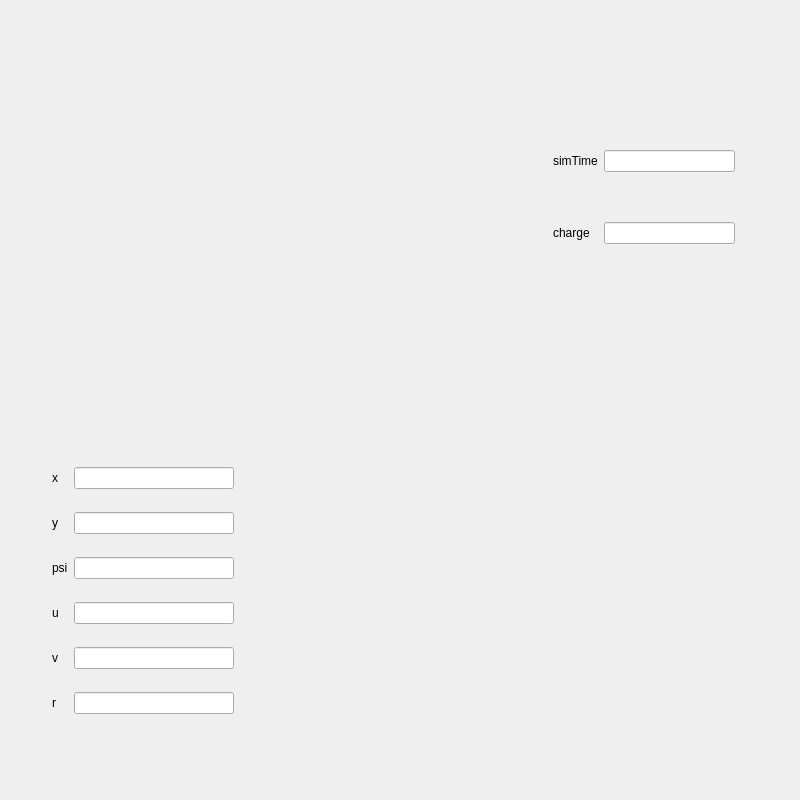
<?xml version="1.0" encoding="UTF-8"?>
<ui version="4.0">
 <class>SimWindow1</class>
 <widget class="QMainWindow" name="SimWindow1">
  <property name="geometry">
   <rect>
    <x>0</x>
    <y>0</y>
    <width>800</width>
    <height>800</height>
   </rect>
  </property>
  <property name="minimumSize">
   <size>
    <width>800</width>
    <height>800</height>
   </size>
  </property>
  <property name="maximumSize">
   <size>
    <width>800</width>
    <height>800</height>
   </size>
  </property>
  <property name="windowTitle">
   <string>MainWindow</string>
  </property>
  <widget class="QWidget" name="centralwidget">
   <property name="focusPolicy">
    <enum>Qt::NoFocus</enum>
   </property>
   <layout class="QGridLayout" name="gridLayout_6">
    <item row="0" column="0">
     <widget class="QWidget" name="widget" native="true">
      <layout class="QGridLayout" name="gridLayout_3">
       <item row="0" column="0">
        <widget class="QWidget" name="speed_widget" native="true">
         <property name="minimumSize">
          <size>
           <width>200</width>
           <height>200</height>
          </size>
         </property>
         <property name="maximumSize">
          <size>
           <width>200</width>
           <height>200</height>
          </size>
         </property>
         <layout class="QVBoxLayout" name="verticalLayout_2"/>
        </widget>
       </item>
       <item row="0" column="2">
        <widget class="QWidget" name="other_widget" native="true">
         <property name="minimumSize">
          <size>
           <width>200</width>
           <height>200</height>
          </size>
         </property>
         <property name="maximumSize">
          <size>
           <width>200</width>
           <height>200</height>
          </size>
         </property>
         <layout class="QGridLayout" name="gridLayout_2">
          <item row="0" column="0">
           <widget class="QLabel" name="simtime_lab">
            <property name="text">
             <string>simTime</string>
            </property>
           </widget>
          </item>
          <item row="0" column="1">
           <widget class="QLineEdit" name="simtime_lne"/>
          </item>
          <item row="1" column="0">
           <widget class="QLabel" name="charge_lab">
            <property name="text">
             <string>charge</string>
            </property>
           </widget>
          </item>
          <item row="1" column="1">
           <widget class="QLineEdit" name="charge_lne"/>
          </item>
         </layout>
        </widget>
       </item>
       <item row="0" column="1">
        <widget class="QWidget" name="heading_widget" native="true">
         <property name="minimumSize">
          <size>
           <width>200</width>
           <height>200</height>
          </size>
         </property>
         <property name="maximumSize">
          <size>
           <width>200</width>
           <height>200</height>
          </size>
         </property>
         <layout class="QVBoxLayout" name="verticalLayout_3"/>
        </widget>
       </item>
      </layout>
     </widget>
    </item>
    <item row="1" column="0">
     <widget class="QWidget" name="widget_2" native="true">
      <property name="minimumSize">
       <size>
        <width>800</width>
        <height>400</height>
       </size>
      </property>
      <property name="maximumSize">
       <size>
        <width>800</width>
        <height>400</height>
       </size>
      </property>
      <layout class="QGridLayout" name="gridLayout_5">
       <item row="0" column="0">
        <widget class="QWidget" name="state_widget" native="true">
         <property name="minimumSize">
          <size>
           <width>200</width>
           <height>300</height>
          </size>
         </property>
         <property name="maximumSize">
          <size>
           <width>200</width>
           <height>300</height>
          </size>
         </property>
         <layout class="QGridLayout" name="gridLayout">
          <item row="0" column="0">
           <widget class="QLabel" name="n_lab">
            <property name="text">
             <string>x</string>
            </property>
           </widget>
          </item>
          <item row="0" column="1">
           <widget class="QLineEdit" name="north_lne"/>
          </item>
          <item row="1" column="0">
           <widget class="QLabel" name="e_lab">
            <property name="text">
             <string>y</string>
            </property>
           </widget>
          </item>
          <item row="1" column="1">
           <widget class="QLineEdit" name="east_lne"/>
          </item>
          <item row="2" column="0">
           <widget class="QLabel" name="angle_lab">
            <property name="text">
             <string>psi</string>
            </property>
           </widget>
          </item>
          <item row="2" column="1">
           <widget class="QLineEdit" name="angle_lne"/>
          </item>
          <item row="3" column="0">
           <widget class="QLabel" name="surge_lab">
            <property name="text">
             <string>u</string>
            </property>
           </widget>
          </item>
          <item row="3" column="1">
           <widget class="QLineEdit" name="surge_lne"/>
          </item>
          <item row="4" column="0">
           <widget class="QLabel" name="way_lab">
            <property name="text">
             <string>v</string>
            </property>
           </widget>
          </item>
          <item row="4" column="1">
           <widget class="QLineEdit" name="sway_lne"/>
          </item>
          <item row="5" column="0">
           <widget class="QLabel" name="yaw_lab">
            <property name="text">
             <string>r</string>
            </property>
           </widget>
          </item>
          <item row="5" column="1">
           <widget class="QLineEdit" name="yaw_lne"/>
          </item>
         </layout>
        </widget>
       </item>
       <item row="0" column="1">
        <widget class="QWidget" name="ctrpanel_widget" native="true">
         <property name="minimumSize">
          <size>
           <width>500</width>
           <height>300</height>
          </size>
         </property>
         <property name="maximumSize">
          <size>
           <width>500</width>
           <height>300</height>
          </size>
         </property>
         <layout class="QGridLayout" name="gridLayout_4"/>
        </widget>
       </item>
      </layout>
     </widget>
    </item>
   </layout>
  </widget>
  <widget class="QMenuBar" name="menubar">
   <property name="geometry">
    <rect>
     <x>0</x>
     <y>0</y>
     <width>800</width>
     <height>28</height>
    </rect>
   </property>
  </widget>
 </widget>
 <resources/>
 <connections/>
</ui>
